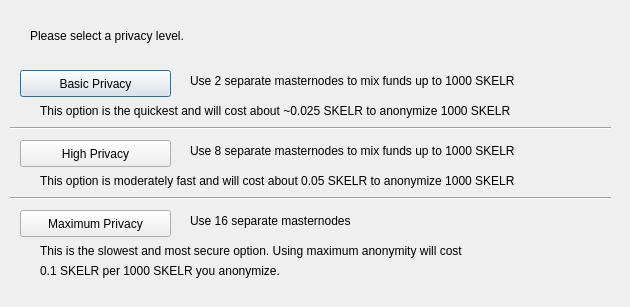
<?xml version="1.0" encoding="UTF-8"?>
<ui version="4.0">
 <class>DarksendConfig</class>
 <widget class="QDialog" name="DarksendConfig">
  <property name="geometry">
   <rect>
    <x>0</x>
    <y>0</y>
    <width>630</width>
    <height>307</height>
   </rect>
  </property>
  <property name="windowTitle">
   <string>Configure Darksend</string>
  </property>
  <widget class="QPushButton" name="buttonBasic">
   <property name="geometry">
    <rect>
     <x>20</x>
     <y>70</y>
     <width>151</width>
     <height>27</height>
    </rect>
   </property>
   <property name="text">
    <string>Basic Privacy</string>
   </property>
  </widget>
  <widget class="QPushButton" name="buttonHigh">
   <property name="geometry">
    <rect>
     <x>20</x>
     <y>140</y>
     <width>151</width>
     <height>27</height>
    </rect>
   </property>
   <property name="text">
    <string>High Privacy</string>
   </property>
  </widget>
  <widget class="QPushButton" name="buttonMax">
   <property name="geometry">
    <rect>
     <x>20</x>
     <y>210</y>
     <width>151</width>
     <height>27</height>
    </rect>
   </property>
   <property name="text">
    <string>Maximum Privacy</string>
   </property>
  </widget>
  <widget class="QLabel" name="label">
   <property name="geometry">
    <rect>
     <x>30</x>
     <y>20</y>
     <width>571</width>
     <height>31</height>
    </rect>
   </property>
   <property name="text">
    <string>Please select a privacy level.</string>
   </property>
  </widget>
  <widget class="QLabel" name="label_2">
   <property name="geometry">
    <rect>
     <x>190</x>
     <y>70</y>
     <width>421</width>
     <height>21</height>
    </rect>
   </property>
   <property name="text">
    <string>Use 2 separate masternodes to mix funds up to 1000 SKELR</string>
   </property>
  </widget>
  <widget class="QLabel" name="label_3">
   <property name="geometry">
    <rect>
     <x>190</x>
     <y>140</y>
     <width>411</width>
     <height>21</height>
    </rect>
   </property>
   <property name="text">
    <string>Use 8 separate masternodes to mix funds up to 1000 SKELR</string>
   </property>
  </widget>
  <widget class="QLabel" name="label_4">
   <property name="geometry">
    <rect>
     <x>190</x>
     <y>210</y>
     <width>421</width>
     <height>21</height>
    </rect>
   </property>
   <property name="text">
    <string>Use 16 separate masternodes</string>
   </property>
  </widget>
  <widget class="QLabel" name="label_6">
   <property name="geometry">
    <rect>
     <x>40</x>
     <y>100</y>
     <width>561</width>
     <height>21</height>
    </rect>
   </property>
   <property name="text">
    <string>This option is the quickest and will cost about ~0.025 SKELR to anonymize 1000 SKELR</string>
   </property>
  </widget>
  <widget class="QLabel" name="label_7">
   <property name="geometry">
    <rect>
     <x>40</x>
     <y>170</y>
     <width>561</width>
     <height>21</height>
    </rect>
   </property>
   <property name="text">
    <string>This option is moderately fast and will cost about 0.05 SKELR to anonymize 1000 SKELR</string>
   </property>
  </widget>
  <widget class="QLabel" name="label_8">
   <property name="geometry">
    <rect>
     <x>40</x>
     <y>240</y>
     <width>561</width>
     <height>21</height>
    </rect>
   </property>
   <property name="text">
    <string>This is the slowest and most secure option. Using maximum anonymity will cost</string>
   </property>
  </widget>
  <widget class="QLabel" name="label_9">
   <property name="geometry">
    <rect>
     <x>40</x>
     <y>260</y>
     <width>561</width>
     <height>21</height>
    </rect>
   </property>
   <property name="text">
    <string>0.1 SKELR per 1000 SKELR you anonymize.</string>
   </property>
  </widget>
  <widget class="Line" name="line">
   <property name="geometry">
    <rect>
     <x>10</x>
     <y>120</y>
     <width>601</width>
     <height>16</height>
    </rect>
   </property>
   <property name="orientation">
    <enum>Qt::Horizontal</enum>
   </property>
  </widget>
  <widget class="Line" name="line_2">
   <property name="geometry">
    <rect>
     <x>10</x>
     <y>190</y>
     <width>601</width>
     <height>16</height>
    </rect>
   </property>
   <property name="orientation">
    <enum>Qt::Horizontal</enum>
   </property>
  </widget>
 </widget>
 <resources/>
 <connections/>
</ui>
